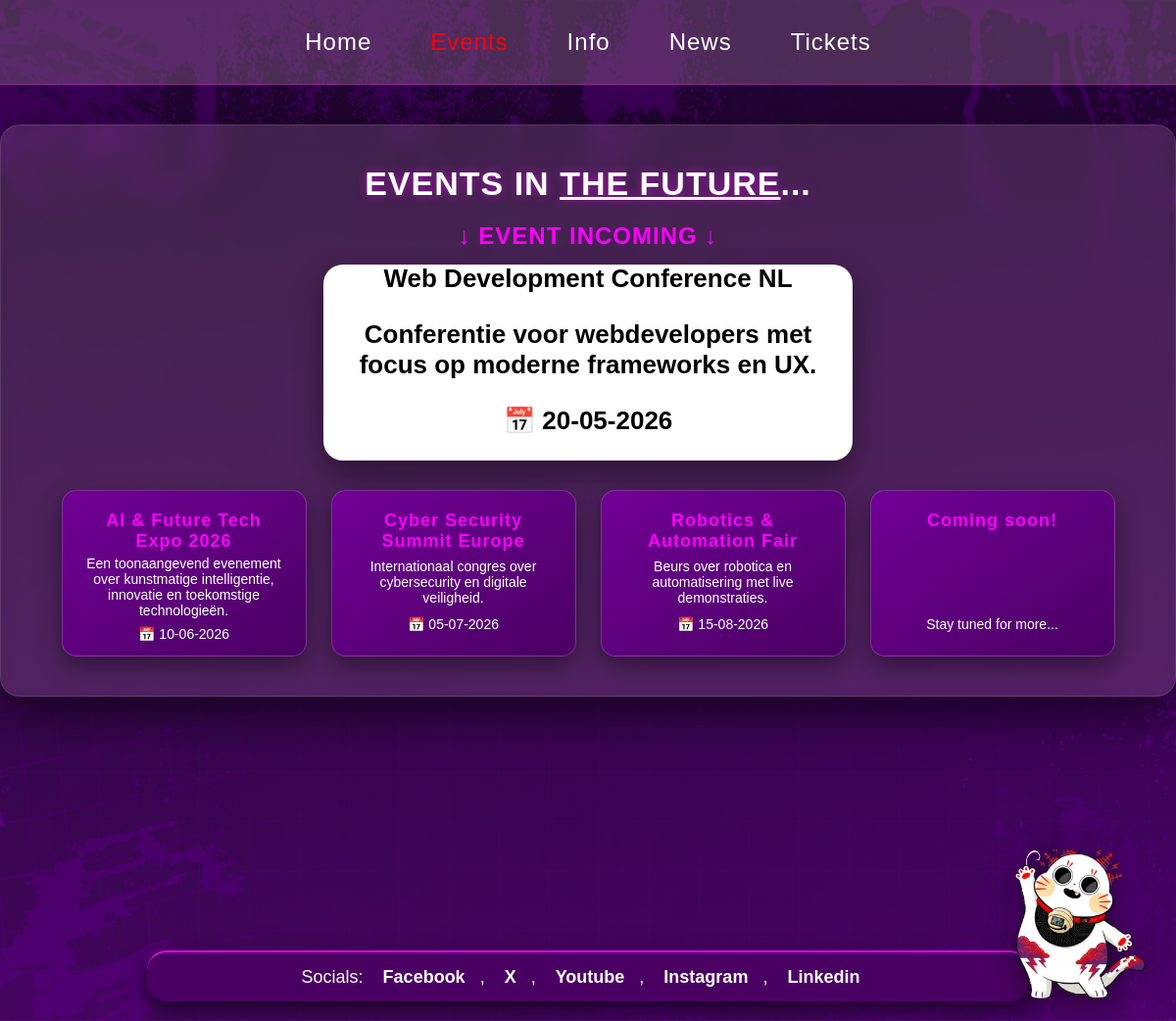
Screenshot of /events.php with the database file from the repository.
### tables this page shows
CREATE TABLE events (
    event_id INT NOT NULL PRIMARY KEY AUTO_INCREMENT,
    event_name VARCHAR(255) NOT NULL,
    event_date DATE NOT NULL,
    location VARCHAR(255) NOT NULL,
    price DECIMAL(10,2) NOT NULL,
    capacity INT NOT NULL,
    beschrijving TEXT NOT NULL,  
    tickets_sold INT NOT NULL DEFAULT 0
);

### events.php (the view, shortened to what this page needs)
<?php
require 'db.php';
$stmt = $pdo->query("SELECT * FROM events ORDER BY event_date ASC");
$events = $stmt->fetchAll(PDO::FETCH_ASSOC);
?>
<!DOCTYPE html>
<html lang="en">
<head>
    <link rel="stylesheet" href="index.css">
</head>
<body>
    <div class="lightning-container">
    </div>
    <header>
        <div class="midden">
            <form action="index.php"><button type="submit">Home</button></form>
            <form action="events.php"><button type="submit" style="color: red;">Events</button></form>
            <form action="info.php"><button type="submit">Info</button></form>
            <form action="News.php"><button type="submit">News</button></form>
            <form action="Tickets.php"><button type="submit">Tickets</button></form>
        </div>
    </header>
    <div class="events-main-container">
        <div class="events-content-box">
            <h1>EVENTS IN <span class="underline">THE FUTURE</span>...</h1>
            <div class="incoming-section">
                <h2>↓ EVENT INCOMING ↓</h2>
                <div class="main-event-card">
                    <?php if (!empty($events)): ?>
                        <div class="main-event-info">
                            <span class="event-title">
                                <?= htmlspecialchars($events[0]['event_name']) ?>
                            </span>
                            <p class="event-description">
                                <?= htmlspecialchars($events[0]['beschrijving'] ?? 'Geen beschrijving beschikbaar') ?>
                            </p>
                            <p>📅 <?= date('d-m-Y', strtotime($events[0]['event_date'])) ?></p>
                        </div>
                    <?php else: ?>
                        <span>No events scheduled yet...</span>
                    <?php endif; ?>
                </div>
            </div>
            <div class="events-grid">
                <?php foreach (array_slice($events, 1) as $event): ?>
                    <div class="event-small-card">
                        <h3><?= htmlspecialchars($event['event_name']) ?></h3>
                        <p class="event-description">
                            <?= htmlspecialchars($event['beschrijving']) ?>
                        </p>
                        <div class="event-details">
                            <p>📅 <?= date('d-m-Y', strtotime($event['event_date'])) ?></p>
                        </div>
                    </div>
                <?php endforeach; ?>
                <div class="event-small-card coming-soon">
                    <h3>Coming soon!</h3>
                    <p>Stay tuned for more...</p>
                </div>
            </div>
        </div>
    </div>
    <div class="balkmetkat centrerings-wrapper">
        <footer class="socials-balk">
            <p>
                Socials:
                <a href="#">Facebook</a>,
                <a href="#">X</a>,
                <a href="#">Youtube</a>,
                <a href="#">Instagram</a>,
                <a href="#">Linkedin</a>
            </p>
        </footer>
        <img src="pixelcat.png" alt="Mascotte" class="kat-figuurtje">
    </div>
</body>
</html>

### index.css (style rules this page uses)
html, body { margin: 0; padding: 0; overflow-x: hidden; min-height: 100vh; font-family: 'Rajdhani', sans-serif; color: white; background-color: #1a0024; background-image: linear-gradient(to bottom, rgba(30, 0, 50, 0.7), rgba(90, 0, 130, 0.6)), repeating-linear-gradient(0deg, transparent, transparent 50px, rgba(255, 0, 255, 0.05) 50px, rgba(255, 0, 255, 0.05) 51px), repeating-linear-gradient(90deg, transparent, transparent 50px, rgba(255, 0, 255, 0.05) 50px, rgba(255, 0, 255, 0.05) 51px), url('achtergrondpurple.jpg'); background-size: auto, auto, auto, cover; background-attachment: fixed; background-position: center; padding-bottom: 120px; box-sizing: border-box; }
h1, h2, h3, .timer-getal, .midden button, .logo h1 { font-family: 'Orbitron', sans-serif; letter-spacing: 1px; }
.lightning-container { position: fixed; top: 0; left: 0; width: 100vw; height: 100vh; pointer-events: none; z-index: 1; overflow: hidden; }
header { display: flex; width: 100%; height: 85px; background-color: rgba(142, 105, 142, 0.4); justify-content: center; align-items: center; position: relative; z-index: 10; border-bottom: 2px solid rgba(255, 0, 255, 0.2); }
.midden { display: flex; align-items: center; }
.midden form { margin: 0; }
.midden button { background-color: transparent; border: none; color: white; font-size: 24px; padding: 0 30px; cursor: pointer; transition: 0.3s; }
.events-main-container, .tickets-container, .info-container, .news-container { display: flex; justify-content: center; align-items: flex-start; min-height: calc(100vh - 85px); padding-top: 40px; box-sizing: border-box; position: relative; z-index: 10; }
.events-content-box, .tickets-content-box, .info-content-box { background: rgba(142, 105, 142, 0.3); backdrop-filter: blur(10px); width: 1100px; padding: 40px 60px; border-radius: 20px; color: white; text-align: center; border: 1px solid rgba(255,255,255,0.1); box-shadow: 0 15px 50px rgba(0,0,0,0.6); display: flex; flex-direction: column; justify-content: space-evenly; }
.centrerings-wrapper { position: fixed; bottom: 20px; width: 100%; display: flex; justify-content: center; pointer-events: none; z-index: 1000; }
.socials-balk { background: rgba(74, 0, 99, 0.95); backdrop-filter: blur(5px); border-top: 2px solid #ff00ff; width: 900px; height: 50px; display: flex; justify-content: center; align-items: center; color: white; border-radius: 20px; pointer-events: auto; font-size: 18px; box-shadow: 0 10px 25px rgba(0,0,0,0.6); }
.socials-balk p { margin: 0; }
.socials-balk a { color: white; margin: 0 15px; text-decoration: none; transition: 0.3s; font-weight: bold; }
.kat-figuurtje { position: fixed; right: 30px; bottom: 20px; width: 140px; height: auto; z-index: 1100; pointer-events: auto; filter: drop-shadow(0 5px 15px rgba(0,0,0,0.5)); }
.underline { text-decoration: underline; }
.incoming-section h2 { font-size: 24px; margin-bottom: 15px; color: #ff00ff; margin-top: 0; }
.events-content-box h1, .tickets-content-box h1, .info-content-box h1 { font-size: 34px; margin-top: 0; margin-bottom: 20px; color: white; text-shadow: 0 0 10px rgba(255,0,255,0.5); }
.main-event-card, .main-ticket-card { background-color: white; color: black; width: 500px; height: 160px; margin: 0 auto 30px auto; display: flex; flex-direction: column; justify-content: center; align-items: center; border-radius: 20px; font-size: 26px; font-weight: bold; padding: 20px; box-shadow: 0 15px 30px rgba(0,0,0,0.4); }
.events-grid, .tickets-grid { display: flex; flex-wrap: wrap; justify-content: center; gap: 25px; width: 100%; }
.event-small-card, .ticket-small-card { background: linear-gradient(145deg, #710096, #4a0063); border: 1px solid rgba(255,255,255,0.2); color: white; width: 250px; height: 170px; border-radius: 15px; display: flex; flex-direction: column; justify-content: space-between; align-items: center; padding: 20px; text-align: center; box-sizing: border-box; box-shadow: 0 10px 25px rgba(0,0,0,0.4); }
.event-small-card h3, .ticket-small-card span:first-child { font-size: 18px; margin: 0; color: #ff00ff; }
.event-small-card p, .ticket-small-card span { font-size: 14px; margin: 4px 0; }

### rows the page displays
events: event_name "Web Development Conference NL", beschrijving "Conferentie voor webdevelopers met focus op moderne frameworks en UX.", event_date "20-05-2026"
events: event_name "AI & Future Tech Expo 2026", beschrijving "Een toonaangevend evenement over kunstmatige intelligentie, innovatie en toekomstige technologieën.", event_date "10-06-2026"
events: event_name "Cyber Security Summit Europe", beschrijving "Internationaal congres over cybersecurity en digitale veiligheid.", event_date "05-07-2026"
events: event_name "Robotics & Automation Fair", beschrijving "Beurs over robotica en automatisering met live demonstraties.", event_date "15-08-2026"
